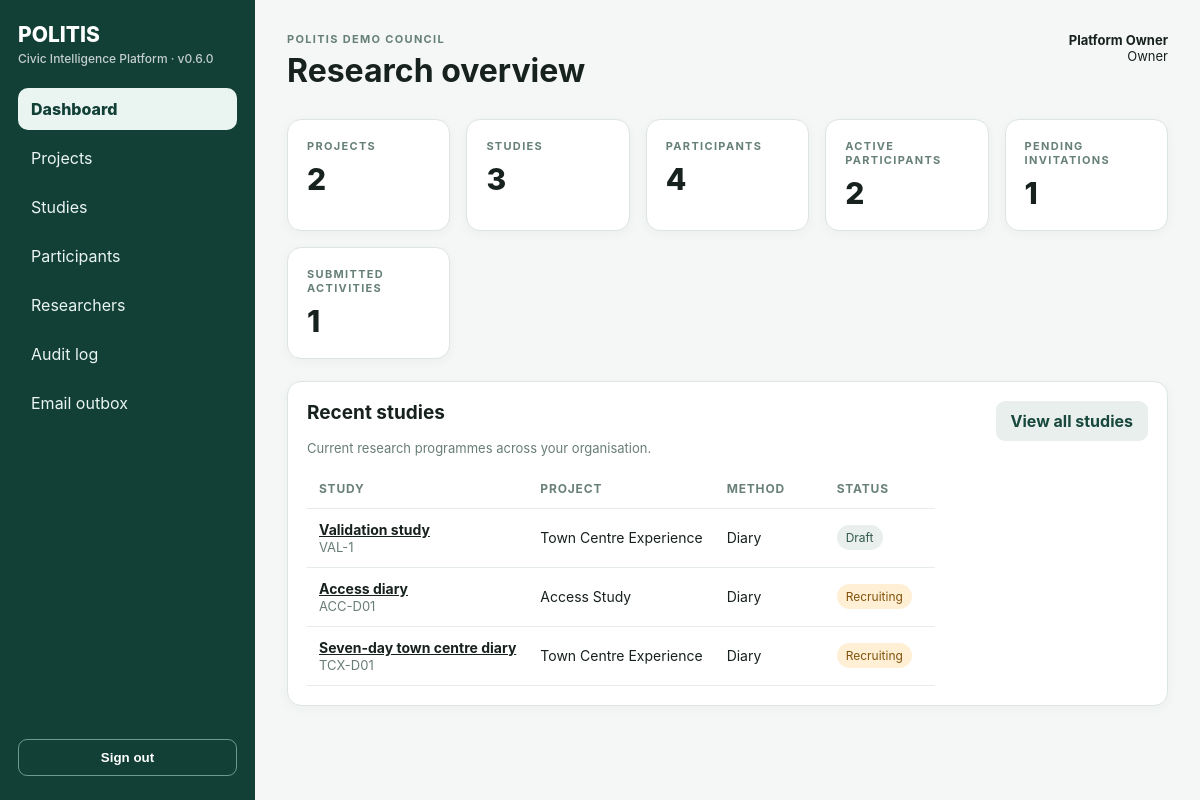
The page / (signed in) on the database its author committed.
### app/models.py (models this page shows)
class Organisation(Base):
    __tablename__ = "organisations"
    id: Mapped[int] = mapped_column(primary_key=True)
    name: Mapped[str] = mapped_column(String(200), unique=True)
    slug: Mapped[str] = mapped_column(String(100), unique=True)
    created_at: Mapped[datetime] = mapped_column(DateTime(timezone=True), default=utcnow)
    users: Mapped[list[User]] = relationship(back_populates="organisation")

class User(Base):
    __tablename__ = "users"
    __table_args__ = (UniqueConstraint("organisation_id", "email"),)
    id: Mapped[int] = mapped_column(primary_key=True)
    organisation_id: Mapped[int] = mapped_column(ForeignKey("organisations.id"), index=True)
    name: Mapped[str] = mapped_column(String(120))
    email: Mapped[str] = mapped_column(String(255), index=True)
    password_hash: Mapped[str | None] = mapped_column(String(255), nullable=True)
    external_provider: Mapped[str | None] = mapped_column(String(40), nullable=True, index=True)
    external_subject: Mapped[str | None] = mapped_column(String(255), nullable=True, index=True)
    last_login_at: Mapped[datetime | None] = mapped_column(DateTime(timezone=True), nullable=True)
    role: Mapped[str] = mapped_column(String(30), default=Role.researcher.value)
    is_active: Mapped[bool] = mapped_column(Boolean, default=True)
    created_at: Mapped[datetime] = mapped_column(DateTime(timezone=True), default=utcnow)
    organisation: Mapped[Organisation] = relationship(back_populates="users")

class Study(Base):
    __tablename__ = "studies"
    __table_args__ = (UniqueConstraint("organisation_id", "code"),)
    id: Mapped[int] = mapped_column(primary_key=True)
    organisation_id: Mapped[int] = mapped_column(ForeignKey("organisations.id"), index=True)
    project_id: Mapped[int] = mapped_column(ForeignKey("projects.id"), index=True)
    title: Mapped[str] = mapped_column(String(200))
    code: Mapped[str] = mapped_column(String(50))
    description: Mapped[str] = mapped_column(Text, default="")
    methodology: Mapped[str] = mapped_column(String(80), default="diary")
    status: Mapped[str] = mapped_column(String(30), default=StudyStatus.draft.value)
    start_at: Mapped[datetime | None] = mapped_column(DateTime(timezone=True), nullable=True)
    end_at: Mapped[datetime | None] = mapped_column(DateTime(timezone=True), nullable=True)
    demographics_schema_json: Mapped[str] = mapped_column(Text, default="[]")
    created_by_id: Mapped[int] = mapped_column(ForeignKey("users.id"))
    created_at: Mapped[datetime] = mapped_column(DateTime(timezone=True), default=utcnow)
    updated_at: Mapped[datetime] = mapped_column(DateTime(timezone=True), default=utcnow, onupdate=utcnow)

class Project(Base):
    __tablename__ = "projects"
    __table_args__ = (UniqueConstraint("organisation_id", "code"),)
    id: Mapped[int] = mapped_column(primary_key=True)
    organisation_id: Mapped[int] = mapped_column(ForeignKey("organisations.id"), index=True)
    title: Mapped[str] = mapped_column(String(200))
    code: Mapped[str] = mapped_column(String(50))
    description: Mapped[str] = mapped_column(Text, default="")
    status: Mapped[str] = mapped_column(String(30), default=ProjectStatus.draft.value)
    created_by_id: Mapped[int] = mapped_column(ForeignKey("users.id"))
    created_at: Mapped[datetime] = mapped_column(DateTime(timezone=True), default=utcnow)
    updated_at: Mapped[datetime] = mapped_column(DateTime(timezone=True), default=utcnow, onupdate=utcnow)

### app/main.py (the view)
@app.get("/",response_class=HTMLResponse)
def dashboard(request:Request,u=Depends(current_user),db:Session=Depends(get_db)):
    o=u.organisation_id
    metrics={"projects":db.scalar(select(func.count(Project.id)).where(Project.organisation_id==o)) or 0,"studies":db.scalar(select(func.count(Study.id)).where(Study.organisation_id==o)) or 0,"participants":db.scalar(select(func.count(Participant.id)).where(Participant.organisation_id==o)) or 0,"active":db.scalar(select(func.count(Participant.id)).where(Participant.organisation_id==o,Participant.status=="active")) or 0,"invitations":db.scalar(select(func.count(ParticipantInvitation.id)).where(ParticipantInvitation.organisation_id==o,ParticipantInvitation.accepted_at.is_(None),ParticipantInvitation.revoked_at.is_(None))) or 0,"submissions":db.scalar(select(func.count(ActivityResponse.id)).where(ActivityResponse.organisation_id==o,ActivityResponse.status=="submitted")) or 0}
    studies=db.scalars(select(Study).where(Study.organisation_id==o).order_by(Study.updated_at.desc()).limit(6)).all(); pmap={p.id:p for p in db.scalars(select(Project).where(Project.organisation_id==o)).all()}
    return render(request,"dashboard.html",user=u,metrics=metrics,studies=studies,project_map=pmap)

### app/templates/dashboard.html
{% extends "base.html" %}{% block title %}Research overview{% endblock %}{% block content %}
<div class="grid metrics"><div class="card"><div class="eyebrow">Projects</div><div class="metric">{{ metrics.projects }}</div></div><div class="card"><div class="eyebrow">Studies</div><div class="metric">{{ metrics.studies }}</div></div><div class="card"><div class="eyebrow">Participants</div><div class="metric">{{ metrics.participants }}</div></div><div class="card"><div class="eyebrow">Active participants</div><div class="metric">{{ metrics.active }}</div></div><div class="card"><div class="eyebrow">Pending invitations</div><div class="metric">{{ metrics.invitations }}</div></div><div class="card"><div class="eyebrow">Submitted activities</div><div class="metric">{{ metrics.submissions }}</div></div></div>
<div class="card section"><div class="section-head"><div><h2>Recent studies</h2><p class="muted">Current research programmes across your organisation.</p></div><a class="btn secondary" href="/studies">View all studies</a></div>{% if studies %}<table class="table"><thead><tr><th>Study</th><th>Project</th><th>Method</th><th>Status</th></tr></thead><tbody>{% for s in studies %}<tr><td><a href="/studies/{{ s.id }}"><strong>{{ s.title }}</strong></a><br><span class="muted">{{ s.code }}</span></td><td>{{ project_map[s.project_id].title }}</td><td>{{ s.methodology|replace('_',' ')|title }}</td><td><span class="badge {{ s.status }}">{{ s.status|title }}</span></td></tr>{% endfor %}</tbody></table>{% else %}<p class="muted">No studies yet. Create a project and add your first study.</p>{% endif %}</div>
{% endblock %}

### app/templates/base.html (shortened to what this page needs)
<!doctype html>
<html lang="en">
<head>
  <link rel="stylesheet" href="/static/app.css">
</head>
<body>
{% if user %}
<div class="shell">
  <aside class="sidebar">
    <div class="brand">POLITIS<small>Civic Intelligence Platform · v{{ version }}</small></div>
    <nav class="nav" aria-label="Primary navigation">
      <a class="{% if request.url.path == '/' %}active{% endif %}" href="/">Dashboard</a>
      <a class="{% if request.url.path.startswith('/projects') %}active{% endif %}" href="/projects">Projects</a>
      <a class="{% if request.url.path.startswith('/studies') %}active{% endif %}" href="/studies">Studies</a>
      <a class="{% if request.url.path.startswith('/participants') %}active{% endif %}" href="/participants">Participants</a>
      {% if user.role in ['owner','admin'] %}
      <a class="{% if request.url.path.startswith('/researchers') %}active{% endif %}" href="/researchers">Researchers</a>
      <a class="{% if request.url.path.startswith('/audit') %}active{% endif %}" href="/audit">Audit log</a>
      <a class="{% if request.url.path.startswith('/outbox') %}active{% endif %}" href="/outbox">Email outbox</a>
      {% endif %}
    </nav>
    <form method="post" action="/logout"><button class="ghost" type="submit">Sign out</button></form>
  </aside>
  <main class="main" id="main-content" tabindex="-1">
    <div class="top">
      <div><div class="eyebrow">{{ user.organisation.name }}</div><h1>{% block title %}{% endblock %}</h1></div>
      <div class="userbox"><strong>{{ user.name }}</strong><br>{{ user.role|title }}</div>
    </div>
    {% block content %}{% endblock %}
  </main>
</div>
{% else %}
{% block public %}{% endblock %}
{% endif %}
</body>
</html>

### app/static/app.css (style rules this page uses)
* { box-sizing:border-box }
body { margin:0;font-family:Inter,ui-sans-serif,system-ui,-apple-system,BlinkMacSystemFont,"Segoe UI",sans-serif;background:#f5f7f6;color:#17211d }
a { color:inherit }
.shell { display:grid;grid-template-columns:255px 1fr;min-height:100vh }
.sidebar { background:#123f36;color:white;padding:24px 18px;display:flex;flex-direction:column;gap:22px }
.brand { font-weight:800;font-size:21px;line-height:1.05 }
.brand small { display:block;font-weight:500;opacity:.75;font-size:12px;margin-top:7px }
.nav { display:grid;gap:7px }
.nav a { padding:11px 13px;text-decoration:none;border-radius:10px;color:#eaf5f1 }
.sidebar form { margin-top:auto }
.ghost { background:transparent;border:1px solid #6f998f;color:white;width:100% }
.main { padding:32px;max-width:1400px;width:100% }
.top { display:flex;justify-content:space-between;align-items:flex-start;margin-bottom:24px }
.eyebrow { text-transform:uppercase;letter-spacing:.12em;font-size:11px;color:#668077;font-weight:700 }
.top h1 { margin:5px 0 }
.userbox { text-align:right;font-size:13px }
.grid { display:grid;grid-template-columns:repeat(3,minmax(0,1fr));gap:16px }
.card { background:white;border:1px solid #dce5e1;border-radius:14px;padding:19px;box-shadow:0 3px 12px rgba(20,50,40,.04) }
.metric { font-size:30px;font-weight:800;margin-top:8px }
.table { width:100%;border-collapse:collapse }
.table th,.table td { padding:12px;border-bottom:1px solid #e5ece9;text-align:left;font-size:14px }
.table th { font-size:12px;text-transform:uppercase;letter-spacing:.07em;color:#698078 }
.btn,button { display:inline-block;border:0;border-radius:9px;background:#d4633c;color:white;padding:10px 15px;font-weight:700;cursor:pointer;text-decoration:none }
.btn.secondary { background:#e8efec;color:#18483d }
.badge { display:inline-block;border-radius:100px;padding:5px 9px;background:#e8efec;color:#31584e;font-size:12px }
.muted { color:#687d75;font-size:13px }
.section { margin-top:22px }
.metrics { grid-template-columns:repeat(5,minmax(0,1fr)) }
.section-head { display:flex;justify-content:space-between;gap:16px;align-items:flex-start }
.recruiting { background:#fff0d5;color:#80520b }
.active,.granted { background:#dff4e8;color:#16603b }
h2 { margin-top:0;font-size:19px }
.nav a.active { background:#eaf5f1;color:#123f36;font-weight:800 }
.table { display:block;overflow-x:auto;white-space:nowrap }
.table td { white-space:normal;min-width:110px }
.secondary,button.secondary { background:#e8efec;color:#18483d }

### rows shown on the page
Organisation: organisation.name "POLITIS DEMO COUNCIL"
User: name "Platform Owner", role "Owner"
Study: title "Validation study", code "VAL-1", methodology "Diary", status "Draft"
Project: title "Town Centre Experience"
Study: title "Access diary", code "ACC-D01", methodology "Diary", status "Recruiting"
Project: title "Access Study"
Study: title "Seven-day town centre diary", code "TCX-D01", methodology "Diary", status "Recruiting"

### other values the page prints
{{ version }} "0.6.0"
{{ metrics.projects }} "2"
{{ metrics.studies }} "3"
{{ metrics.participants }} "4"
{{ metrics.active }} "2"
{{ metrics.invitations }} "1"
{{ metrics.submissions }} "1"
